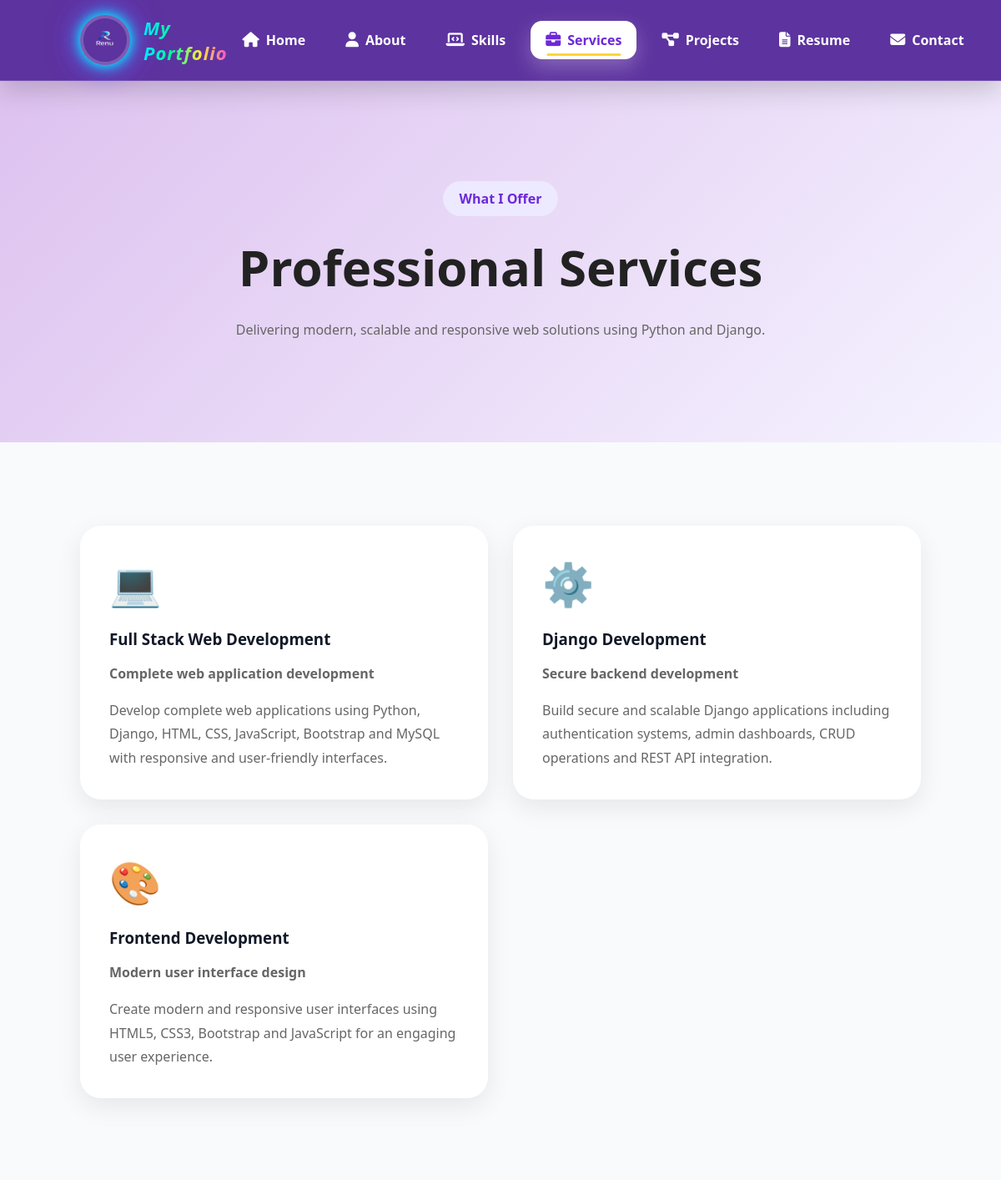
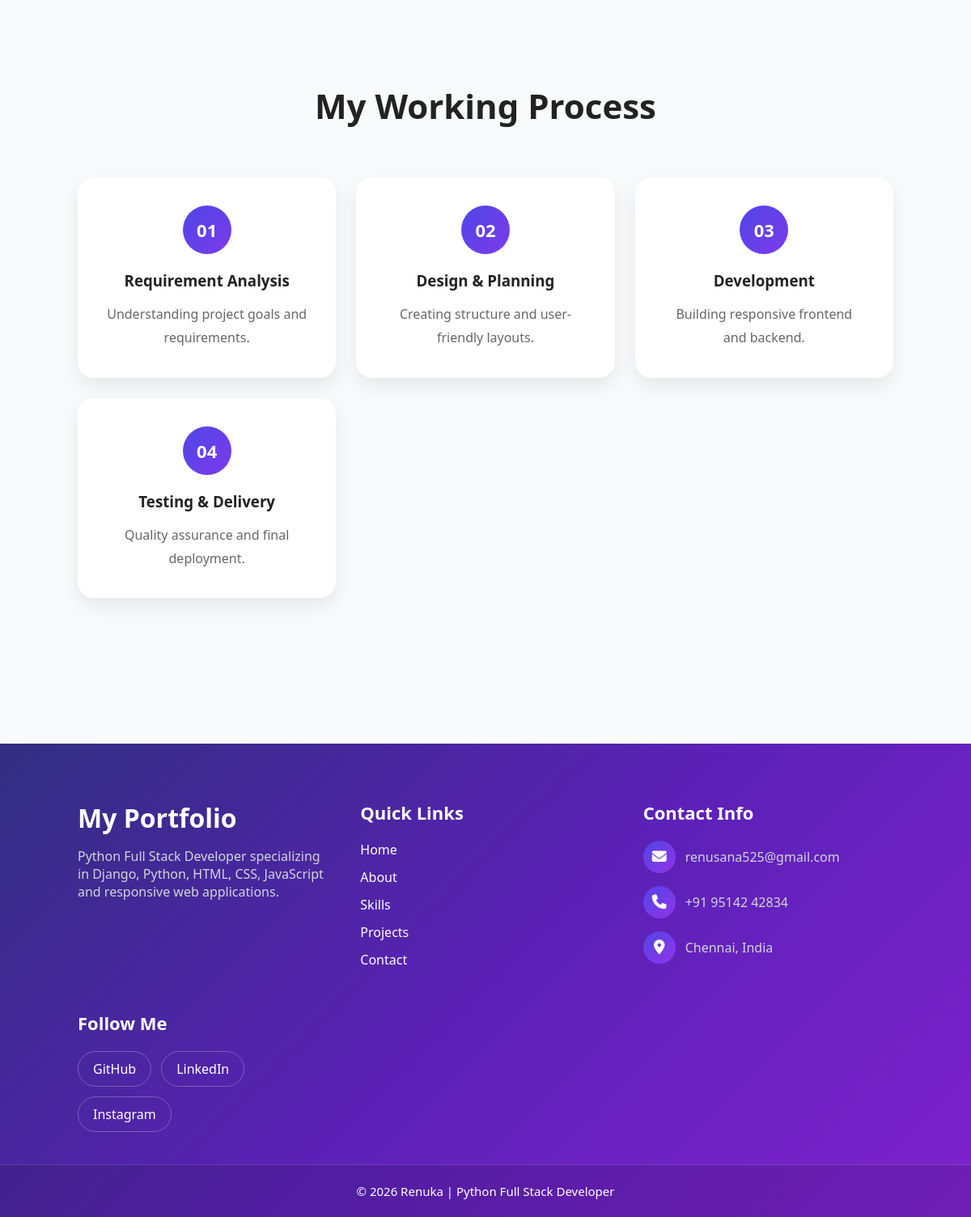
Page /services/ on the committed database (2 pictures, top to bottom).
### myportfolio/models.py (models this page shows, shortened)
class Service(models.Model):
    title = models.CharField(max_length=100)
    icon = models.CharField(max_length=50, blank=True, null=True)
    short_description = models.CharField(max_length=200, blank=True, null=True)
    description = models.TextField()

### myportfolio/views.py (the view)
# urls.py: path("services/", views.services, name="services"),
def services(request):
    services = Service.objects.all()
    context = {"services": services}
    return render(request, "portfolio/services.html", context)

### myportfolio/templates/portfolio/services.html
{% extends 'base.html' %}
{% load static %}
{% block extra_css %}
<link rel="stylesheet" href="{% static 'css/services.css' %}">
{% endblock %}
{% block content %}
<section class="service-hero">
    <span class="badge">
        What I Offer
    </span>
    <h1>
        Professional Services
    </h1>
    <p>
        Delivering modern, scalable and responsive
        web solutions using Python and Django.
    </p>
</section>
<section class="services-section">
    <div class="services-grid">
        {% for service in services %}
        <div class="service-card">
            <div class="service-icon">
                {{ service.icon }}
            </div>
            <h3>
                {{ service.title }}
            </h3>
            <p class="short-desc">
                {{ service.short_description }}
            </p>
            <p>
                {{ service.description }}
            </p>
        </div>
        {% endfor %}
    </div>
</section>
<section class="process-section">
    <h2>
        My Working Process
    </h2>
    <div class="process-grid">
        <div class="process-card">
            <span>01</span>
            <h3>Requirement Analysis</h3>
            <p>
                Understanding project goals and requirements.
            </p>
        </div>
        <div class="process-card">
            <span>02</span>
            <h3>Design & Planning</h3>
            <p>
                Creating structure and user-friendly layouts.
            </p>
        </div>
        <div class="process-card">
            <span>03</span>
            <h3>Development</h3>
            <p>
                Building responsive frontend and backend.
            </p>
        </div>
        <div class="process-card">
            <span>04</span>
            <h3>Testing & Delivery</h3>
            <p>
                Quality assurance and final deployment.
            </p>
        </div>
    </div>
</section>
{% endblock %}

### myportfolio/static/css/base.css (style rules this page uses)
* { margin: 0; padding: 0; box-sizing: border-box; }
html { scroll-behavior: smooth; }
body { font-family: 'Segoe UI', sans-serif; background: #f8fafc; color: #222; }

### myportfolio/static/css/services.css (style rules this page uses)
.service-hero { padding: 120px 8%; text-align: center; background: linear-gradient(135deg, #ddc1ef, #f5f3ff); }
.badge { display: inline-block; padding: 10px 20px; background: #ede9fe; color: #6d28d9; border-radius: 30px; margin-bottom: 20px; font-weight: 600; }
.service-hero h1 { font-size: 60px; margin-bottom: 20px; }
.service-hero p { max-width: 700px; margin: auto; color: #666; line-height: 1.8; }
.services-section { padding: 100px 8%; }
.services-grid { display: grid; grid-template-columns: repeat(auto-fit, minmax(320px, 1fr)); gap: 30px; }
.service-card { background: #fff; padding: 35px; border-radius: 25px; box-shadow: 0 10px 30px rgba(0, 0, 0, .08); transition: .4s; }
.service-icon { font-size: 50px; margin-bottom: 20px; }
.service-card h3 { margin-bottom: 15px; color: #111827; }
.short-desc { color: #6d28d9; font-weight: 600; margin-bottom: 15px; }
.service-card p { line-height: 1.8; color: #666; }
.process-section { padding: 100px 8%; background: #f8fafc; }
.process-section h2 { text-align: center; font-size: 42px; margin-bottom: 60px; }
.process-grid { display: grid; grid-template-columns: repeat(auto-fit, minmax(250px, 1fr)); gap: 25px; }
.process-card { background: white; padding: 35px; border-radius: 20px; text-align: center; box-shadow: 0 10px 25px rgba(0, 0, 0, .08); }
.process-card span { display: inline-flex; width: 60px; height: 60px; align-items: center; justify-content: center; border-radius: 50%; background: linear-gradient(135deg, #4f46e5, #7c3aed); color: white; font-size: 22px; font-weight: bold; margin-bottom: 20px; }
.process-card h3 { margin-bottom: 15px; }
.process-card p { color: #666; line-height: 1.8; }

### rows in the picture
Service: icon "💻", title "Full Stack Web Development", short_description "Complete web application development", description "Develop complete web applications using Python, Django, HTML, CSS, JavaScript, Bootstrap and MySQL with responsive and user-friendly interfaces."
Service: icon "⚙️", title "Django Development", short_description "Secure backend development", description "Build secure and scalable Django applications including authentication systems, admin dashboards, CRUD operations and REST API integration."
Service: icon "🎨", title "Frontend Development", short_description "Modern user interface design", description "Create modern and responsive user interfaces using HTML5, CSS3, Bootstrap and JavaScript for an engaging user experience."
